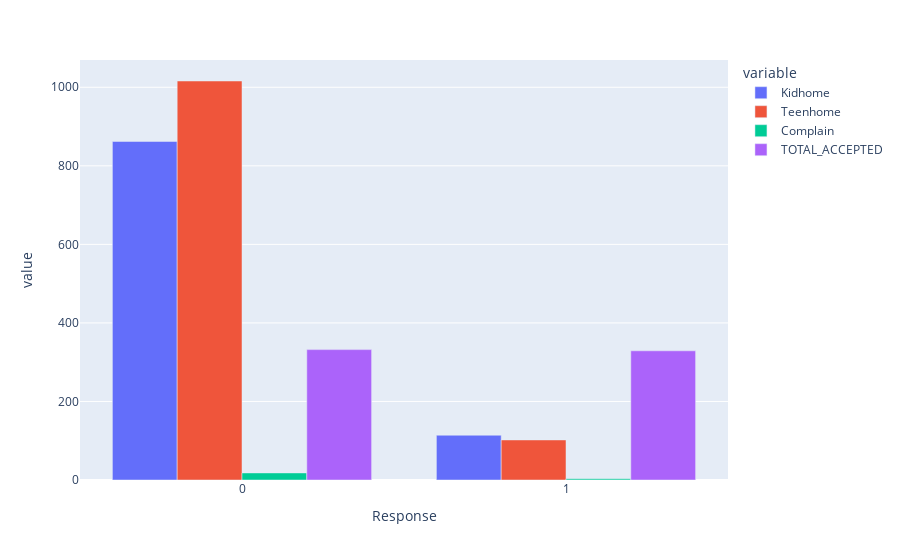

The cell this chart's notebook holds for it:
### Markdown cell above
## data undertanding

### Code cell
response_gp = data.groupby('Response').sum().reset_index(drop=False)
fig = px.bar(response_gp, y=['Kidhome',
       'Teenhome', 'Complain', 'TOTAL_ACCEPTED'], x='Response', barmode="group")
fig.show()

### Figure 1 — Plotly figure (JSON) as saved in the notebook; plotly's stock layout.template omitted (floating-point values rounded to 4 significant figures)
{"data": [{"alignmentgroup": "True", "hovertemplate": "variable=Kidhome<br>Response=%{x}<br>value=%{y}<extra></extra>", "legendgroup": "Kidhome", "marker": {"color": "#636efa", "pattern": {"shape": ""}}, "name": "Kidhome", "offsetgroup": "Kidhome", "orientation": "v", "showlegend": true, "textposition": "auto", "type": "bar", "x": [0, 1], "xaxis": "x", "y": [862, 114], "yaxis": "y"}, {"alignmentgroup": "True", "hovertemplate": "variable=Teenhome<br>Response=%{x}<br>value=%{y}<extra></extra>", "legendgroup": "Teenhome", "marker": {"color": "#EF553B", "pattern": {"shape": ""}}, "name": "Teenhome", "offsetgroup": "Teenhome", "orientation": "v", "showlegend": true, "textposition": "auto", "type": "bar", "x": [0, 1], "xaxis": "x", "y": [1016, 102], "yaxis": "y"}, {"alignmentgroup": "True", "hovertemplate": "variable=Complain<br>Response=%{x}<br>value=%{y}<extra></extra>", "legendgroup": "Complain", "marker": {"color": "#00cc96", "pattern": {"shape": ""}}, "name": "Complain", "offsetgroup": "Complain", "orientation": "v", "showlegend": true, "textposition": "auto", "type": "bar", "x": [0, 1], "xaxis": "x", "y": [18, 3], "yaxis": "y"}, {"alignmentgroup": "True", "hovertemplate": "variable=TOTAL_ACCEPTED<br>Response=%{x}<br>value=%{y}<extra></extra>", "legendgroup": "TOTAL_ACCEPTED", "marker": {"color": "#ab63fa", "pattern": {"shape": ""}}, "name": "TOTAL_ACCEPTED", "offsetgroup": "TOTAL_ACCEPTED", "orientation": "v", "showlegend": true, "textposition": "auto", "type": "bar", "x": [0, 1], "xaxis": "x", "y": [332, 329], "yaxis": "y"}], "layout": {"barmode": "group", "legend": {"title": {"text": "variable"}, "tracegroupgap": 0}, "margin": {"t": 60}, "xaxis": {"anchor": "y", "domain": [0, 1], "title": {"text": "Response"}}, "yaxis": {"anchor": "x", "domain": [0, 1], "title": {"text": "value"}}}}
